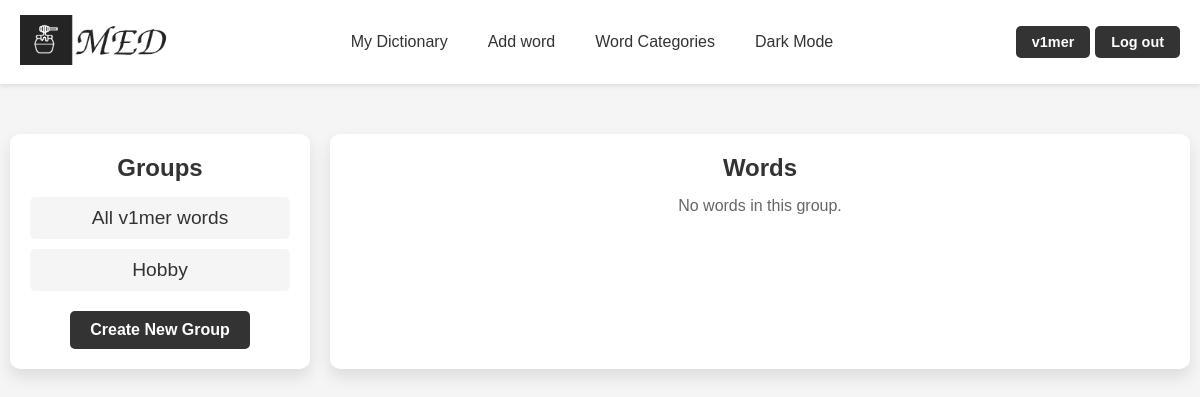
The page /groups/ (signed in) on the database as committed earlier.
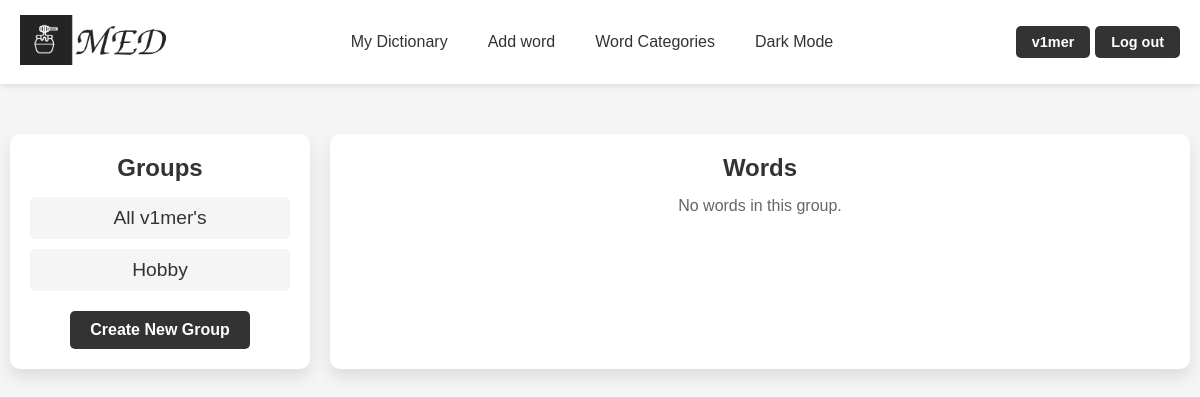
The same page on the database as committed later.
### med/models.py (models this page shows, shortened)
class WordGroup(models.Model):
    name = models.CharField(max_length=100)
    words = models.ManyToManyField(Word, blank=True)
    user = models.ForeignKey(User, on_delete=models.CASCADE)
    is_main = models.BooleanField(verbose_name='main', blank=True, null=True)
    class Meta:
        ordering = ['name']
        indexes = [
            models.Index(fields=['name'])
        ]

### med/views.py (the view)
# urls.py: path('groups/', views.GroupListView.as_view(), name='groups'),
class GroupListView(ListView):
    model = WordGroup
    template_name = 'med/groups.html'
    context_object_name = 'groups'
    def get_context_data(self, **kwargs):
        context = super().get_context_data(**kwargs)
        context['title'] = "Groups"
        context['title1'] = "Words"
        context['is_group'] = False
        return context
    def get_queryset(self):
        return WordGroup.objects.filter(user=self.request.user)

### med/templates/med/groups.html (shortened to what this page needs)
{% extends "base.html" %}
{% block content %}
<div class="container-groups">
    <div class="group-container">
        <div class="group-list">
            <h2>{{ title }}</h2>
            <div class="group-blocks">
                {% for group in groups %}
                <a href="{% url 'group_words' group.id %}">
                    <div class="group-block">
                        <p>{{ group.name }}</p>
                    </div>
                </a>
                {% endfor %}
            </div>
            <a href="{% url 'create_group' %}" class="buttons">Create New Group</a>
        </div>
        <div class="word-list-container">
            <h2>{{ title1 }}</h2>
            {% if words %}
                <table class="word_table">
                    <thead>
                        <tr>
                            <th>Word</th>
                            <th>Translation</th>
                            <th>Example</th>
                        </tr>
                    </thead>
                    <tbody>
                        {% for word in words %}
                            <tr>
                                <td>{{ word.word }}</td>
                                <td>{{ word.translation }}</td>
                                <td>{{ word.example }}</td>
                            </tr>
                        {% endfor %}
                    </tbody>
                </table>
            {% else %}
                <p>No words in this group.</p>
            {% endif %}
        </div>
    </div>
</div>
{% endblock %}

Rows that differ between the two databases and show on the page:
changed WordGroup: name "All v1mer words" → "All v1mer's"
